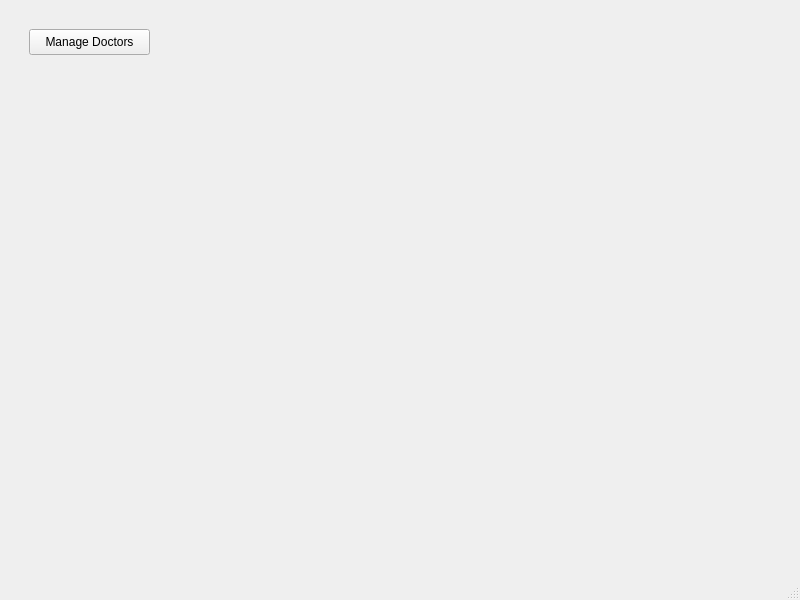
<?xml version="1.0" encoding="UTF-8"?>
<ui version="4.0">
 <class>MainWindow</class>
 <widget class="QMainWindow" name="MainWindow">
  <property name="geometry">
   <rect>
    <x>0</x>
    <y>0</y>
    <width>800</width>
    <height>600</height>
   </rect>
  </property>
  <property name="windowTitle">
   <string>MainWindow</string>
  </property>
  <widget class="QWidget" name="centralwidget">
   <layout class="QGridLayout" name="gridLayout_2">
    <item row="0" column="0">
     <layout class="QGridLayout" name="gridLayout">
      <item row="0" column="0">
       <widget class="QStackedWidget" name="stackedWidget">
        <widget class="QWidget" name="page">
         <widget class="QPushButton" name="manageDoctorsButton">
          <property name="geometry">
           <rect>
            <x>20</x>
            <y>20</y>
            <width>121</width>
            <height>26</height>
           </rect>
          </property>
          <property name="text">
           <string>Manage Doctors</string>
          </property>
         </widget>
        </widget>
        <widget class="QWidget" name="page_2">
         <widget class="QPushButton" name="addDoctorButton">
          <property name="geometry">
           <rect>
            <x>10</x>
            <y>10</y>
            <width>88</width>
            <height>26</height>
           </rect>
          </property>
          <property name="text">
           <string>Add Doctor</string>
          </property>
         </widget>
         <widget class="QPushButton" name="editDoctorButton">
          <property name="geometry">
           <rect>
            <x>10</x>
            <y>50</y>
            <width>88</width>
            <height>26</height>
           </rect>
          </property>
          <property name="text">
           <string>Edit Doctor</string>
          </property>
         </widget>
         <widget class="QPushButton" name="doctorsBackButton">
          <property name="geometry">
           <rect>
            <x>10</x>
            <y>90</y>
            <width>88</width>
            <height>26</height>
           </rect>
          </property>
          <property name="text">
           <string>Back</string>
          </property>
         </widget>
         <widget class="QLineEdit" name="doctorNameLineEdit">
          <property name="geometry">
           <rect>
            <x>110</x>
            <y>10</y>
            <width>231</width>
            <height>26</height>
           </rect>
          </property>
         </widget>
         <widget class="QComboBox" name="doctorComboBox">
          <property name="geometry">
           <rect>
            <x>110</x>
            <y>50</y>
            <width>231</width>
            <height>26</height>
           </rect>
          </property>
         </widget>
        </widget>
       </widget>
      </item>
     </layout>
    </item>
   </layout>
  </widget>
  <widget class="QMenuBar" name="menubar">
   <property name="geometry">
    <rect>
     <x>0</x>
     <y>0</y>
     <width>800</width>
     <height>23</height>
    </rect>
   </property>
  </widget>
  <widget class="QStatusBar" name="statusbar"/>
 </widget>
 <resources/>
 <connections/>
</ui>
